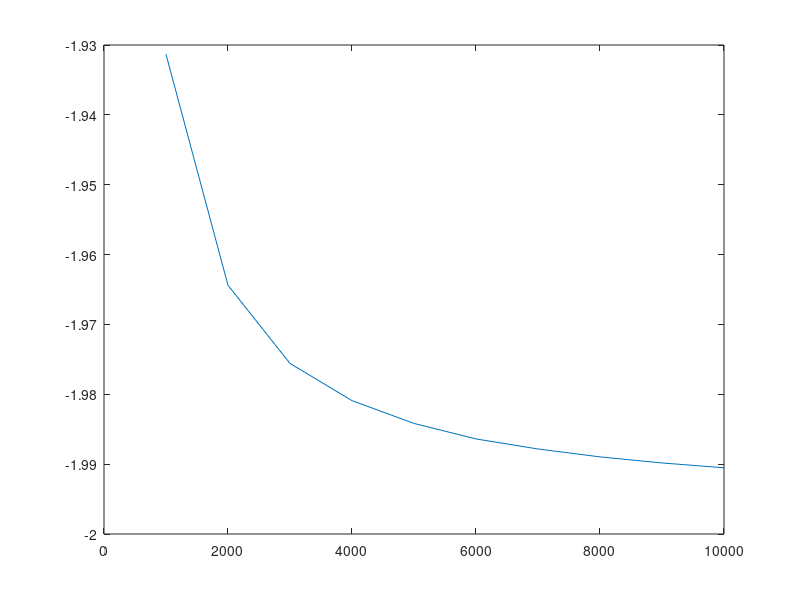

Recreate this plot in MATLAB.
mc = [1000, 2000, 3000, 4000, 5000, 6000, 7000, 8000, 9000, 10000, ];
M_var = [42.1256, 24.328, 16.9462, 12.9803, 10.5147, 8.83514, 7.61691, 6.69394, 5.97032, 5.3878, ];
E_var = [6.35736, 3.6257, 2.52282, 1.93257, 1.56772, 1.31952, 1.13987, 1.00406, 0.897775, 0.81232, ];
MeanM = [0.818685, 0.909025, 0.939175, 0.95418, 0.963198, 0.969226, 0.973491, 0.976706, 0.979203, 0.9812, ];
Probability = [0, 0, 0, 0, 0, 0, 0, 0, 0, 0, ];
E_avg = [-1.93134, -1.9644, -1.97558, -1.98091, -1.98417, -1.98639, -1.98783, -1.98896, -1.98983, -1.99052, ];
accepted_tot = [5.335, 0.138, 0.0893333, 0.078, 0.0648, 0.043, 0.046, 0.04, 0.0348889, 0.0342, ];
plot(mc, E_avg)
